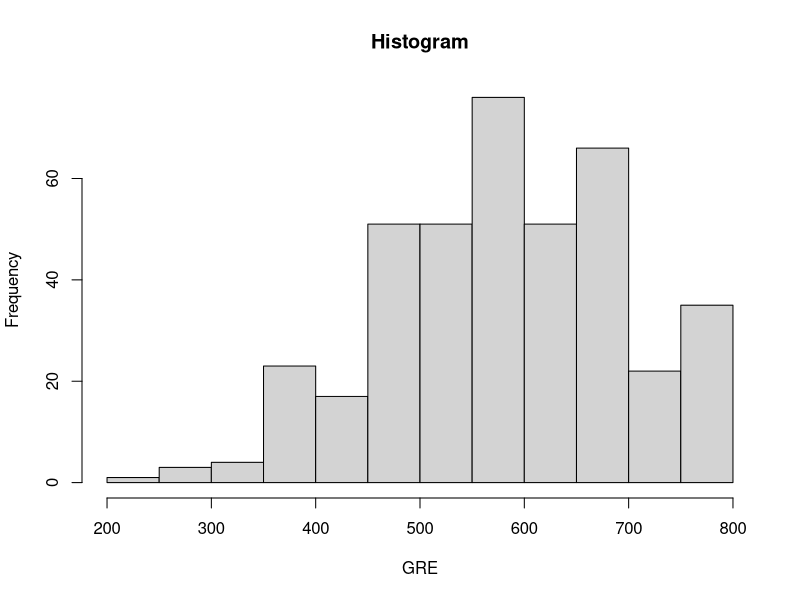
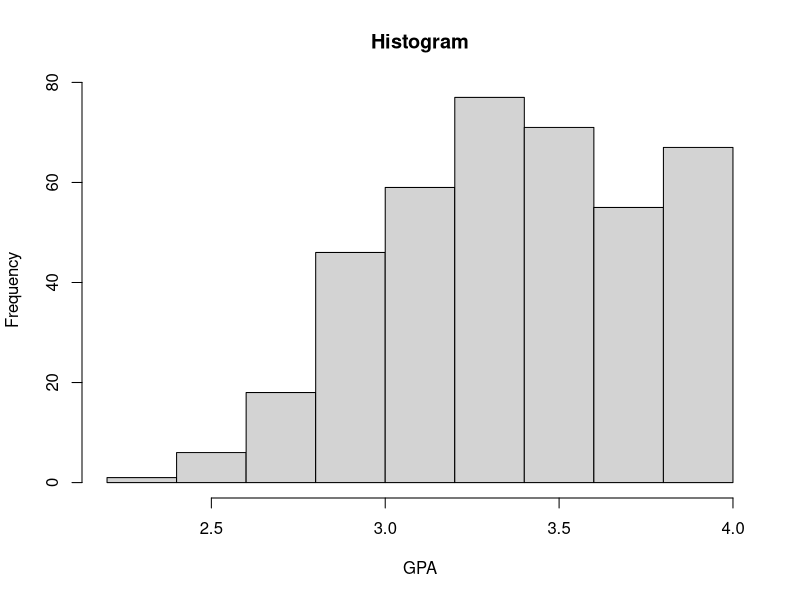
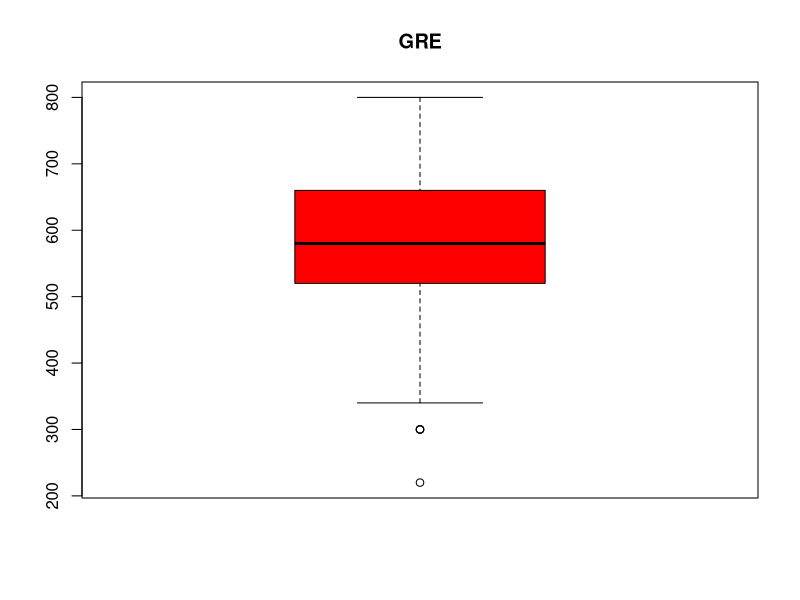
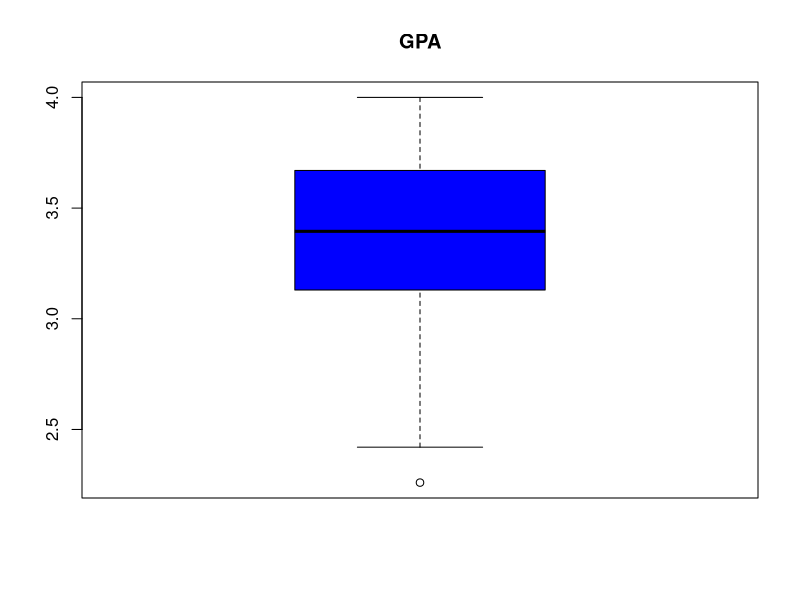
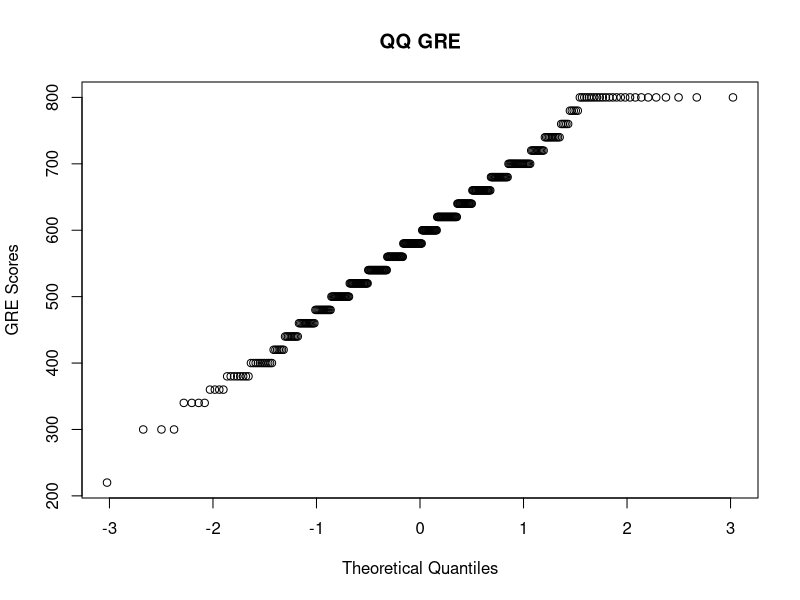
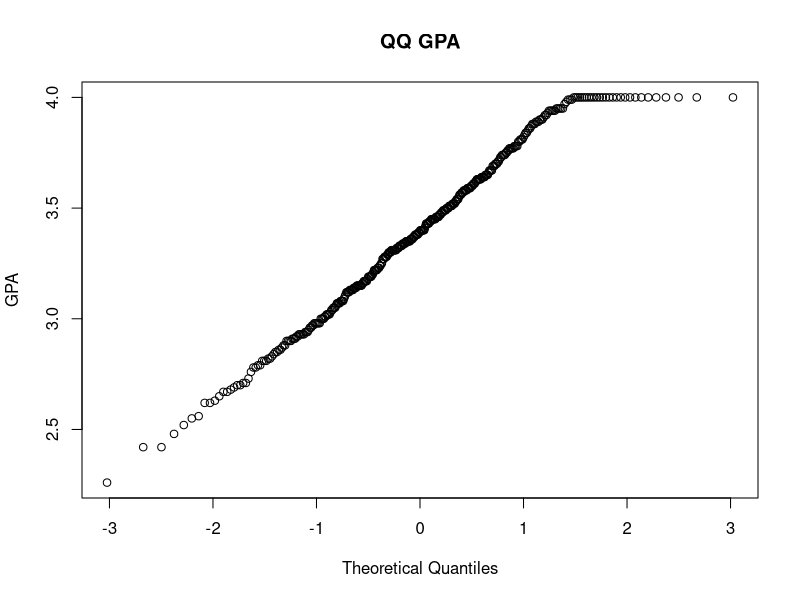

These figures' R source, in order: (Note: this script raises an error after producing the figures.)
# Name:	Liam Dillingham
# ID:		010732714

# Load data from file into frame
setwd("c:/data")
getwd()
admission = read.table("admission.txt", header=TRUE)

# Histogram for GRE, GPA
hist(admission[,2], xlab="GRE", main="Histogram")
hist(admission[,3], xlab="GPA", main="Histogram")

# Boxplot for GRE, GPA
boxplot(admission[,2], col="red", main="GRE")
boxplot(admission[,3], col="blue", main="GPA")

# Shapiro-Wilk and QQplot
shapiro.test(admission$GRE)
shapiro.test(admission$GPA)

qqnorm(admission$GRE, ylab="GRE Scores",main="QQ GRE")
qqnorm(admission$GPA, ylab="GPA", main="QQ GPA")


#logistic model
ind=sample(2,nrow(admission),replace=TRUE,prob=c(0.8,0.2))
tdata=admission[ind==1,]
vdata=admission[ind==2,]

model=glm(admit~GRE+GPA,data=tdata,family=binomial)
summary(model)

# predict
pred=predict(model,vdata,type="response")

newdata=data.frame(GPA=3.4,GRE=600)
newpred=predict(model,newdata,type="response")

# misclassification error
model_pre_admit=rep("0",75)
model_pred_admit[pred>0.5]="1"
tab=table(model_pred_admit, vdata$admit)
print(tab)
1-sum(diag(tab))/sum(tab)








# Create training data
admitted=admission[which(admission$admit == 1),]
notadmit=admission[which(admission$admit == 0),]
set.seed(100) #for repeatability of samples

admitted_training_rows=sample(1:nrow(admitted), 0.7*nrow(admitted))
notadmit_training_rows=sample(1:nrow(notadmit), 0.7*nrow(notadmit))

training_admit=admitted[admitted_training_rows,]
training_notadmit=notadmit[notadmit_training_rows,]
trainingdata=rbind(training_admit,training_notadmit)

#Create test data
test_admit=admitted

model=glm(admit~GPA+GRE,data=admission,family=binomial)
summary(model)

prediction=predict(model,type="response")
prediction

table(admission$admit, predict>0.5)